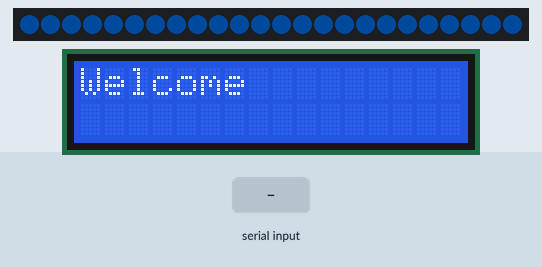
Bench run of a sketch on a simulated Arduino Leonardo, built with avr-gcc and run on an emulated ATmega32U4. Parts: 24 RGB LEDs in strip order, left to right, 16×2 character LCD. The inputs (shaded band) are chosen by the test bench. Dim RGB values are drawn brighter than linear; what the sketch prints to the serial monitor is not drawn.

Above: at 1.3 s.
1.4 s: "c \n" received over Serial
At 3.2 s:
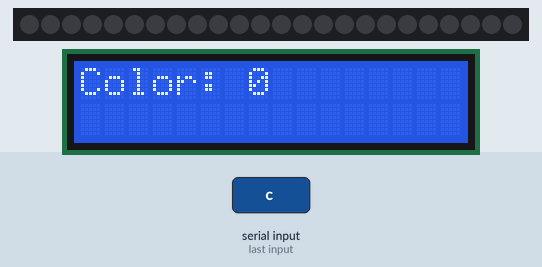
3.6 s: "b+\n" received over Serial
At 4.1 s:
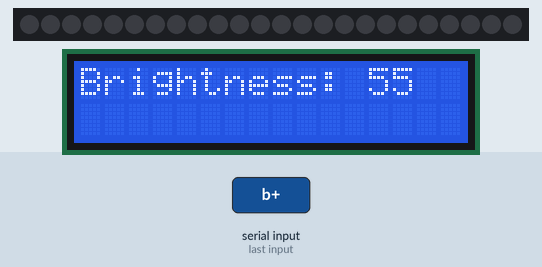
5.1 s: "s+\n" received over Serial
At 6.3 s:
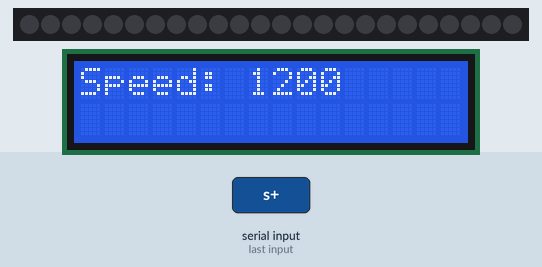
6.6 s: "m \n" received over Serial
At 7.5 s:
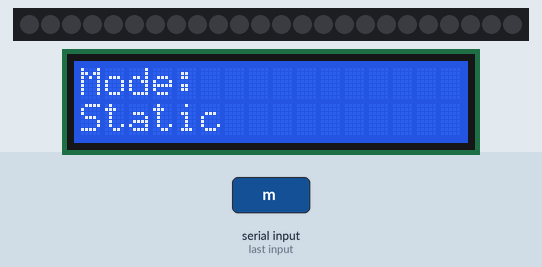
8.1 s: "b-\n" received over Serial
At 8.7 s:
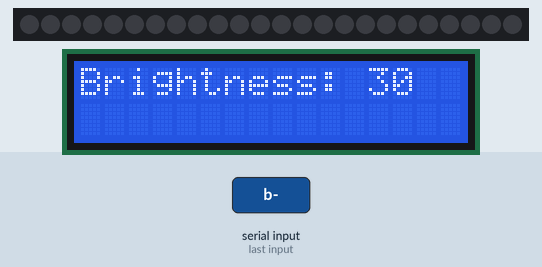
9.6 s: "b \n" received over Serial
At 11.0 s:
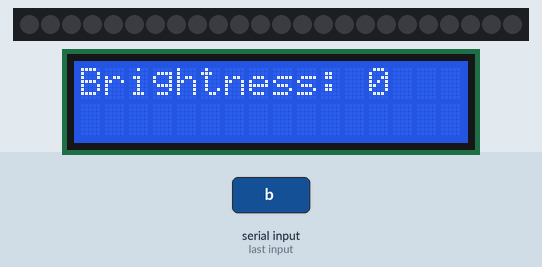
Timing chart, 0 to 12.1 s (numbered marks = the images above; inputs shaded):
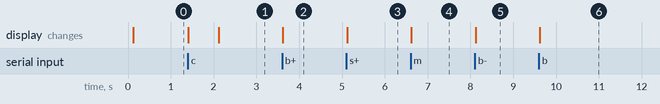

Measured:
- after the input at 1.4 s, the display: first changes at once (image 1 shows a later state)
- after the input at 3.6 s, the display: changes at once (image 2)
- after the input at 5.1 s, the display: changes at once (image 3)
- after the input at 6.6 s, the display: changes at once (image 4)
- after the input at 8.1 s, the display: changes at once (image 5)
- after the input at 9.6 s, the display: changes at once (image 6)

The sketch:

WS2812_bluetooth_LCD.ino
```cpp
#include <LiquidCrystal_I2C.h>
#ifdef __AVR__
  #include <avr/power.h>
#endif

#define REDUCED_MODES // sketch too big for Arduino Leonardo flash, so invoke reduced modes
#include <WS2812FX.h>

#define LED_COUNT 24
#define LED_PIN 13
#define MAX_NUM_CHARS 16 // maximum number of characters read from the Serial Monitor

LiquidCrystal_I2C lcd(0x27,16,2);

// Parameter 1 = number of pixels in strip
// Parameter 2 = Arduino pin number (most are valid)
// Parameter 3 = pixel type flags, add together as needed:
//   NEO_KHZ800  800 KHz bitstream (most NeoPixel products w/WS2812 LEDs)
//   NEO_KHZ400  400 KHz (classic 'v1' (not v2) FLORA pixels, WS2811 drivers)
//   NEO_GRB     Pixels are wired for GRB bitstream (most NeoPixel products)
//   NEO_RGB     Pixels are wired for RGB bitstream (v1 FLORA pixels, not v2)
//   NEO_RGBW    Pixels are wired for RGBW bitstream (NeoPixel RGBW products)
WS2812FX ws2812fx = WS2812FX(LED_COUNT, LED_PIN, NEO_GRB + NEO_KHZ800);

char cmd[MAX_NUM_CHARS];       // char[] to store incoming serial commands
boolean cmd_complete = false;  // whether the command string is complete

void setup() {
  Serial.begin(9600);
  ws2812fx.init();
  ws2812fx.setBrightness(30);
  ws2812fx.setSpeed(1000);
  ws2812fx.setColor(0x007BFF);
  ws2812fx.setMode(FX_MODE_STATIC);
  ws2812fx.start();
  Serial.println("Connected to Arduino...");

  lcd.init();
  lcd.backlight();
  lcd.clear();
  lcd.setCursor(0, 0);
  lcd.print("Welcome");

  printModes();
  printUsage();
}

void loop() {
  ws2812fx.service();

  recvChar(); // read serial comm

  if(cmd_complete) {
    process_command();
  }
}

/*
 * Checks received command and calls corresponding functions.
 */
void process_command() {
  if (strcmp(cmd,"b+") == 0) {
    ws2812fx.increaseBrightness(25);
    Serial.print(F("Increased brightness by 25 to: "));
    Serial.println(ws2812fx.getBrightness());
    lcd.clear();
    lcd.setCursor(0,0);
    lcd.print("Brightness: ");
    lcd.print(ws2812fx.getBrightness());
  }

  if (strcmp(cmd,"b-") == 0) {
    ws2812fx.decreaseBrightness(25);
    Serial.print(F("Decreased brightness by 25 to: "));
    Serial.println(ws2812fx.getBrightness());
    lcd.clear();
    lcd.setCursor(0,0);
    lcd.print("Brightness: ");
    lcd.print(ws2812fx.getBrightness());
  }

  if (strncmp(cmd,"b ",2) == 0) {
    uint8_t b = (uint8_t)atoi(cmd + 2);
    ws2812fx.setBrightness(b);
    Serial.print(F("Set brightness to: "));
    Serial.println(ws2812fx.getBrightness());
    lcd.clear();
    lcd.setCursor(0,0);
    lcd.print("Brightness: ");
    lcd.print(ws2812fx.getBrightness());
  }

  if (strcmp(cmd,"s+") == 0) {
    ws2812fx.setSpeed(ws2812fx.getSpeed() * 1.2);
    Serial.print(F("Increased speed by 20% to: "));
    Serial.println(ws2812fx.getSpeed());
    lcd.clear();
    lcd.setCursor(0,0);
    lcd.print("Speed: ");
    lcd.print(ws2812fx.getSpeed());
  }

  if (strcmp(cmd,"s-") == 0) {
    ws2812fx.setSpeed(ws2812fx.getSpeed() * 0.8);
    Serial.print(F("Decreased speed by 20% to: "));
    Serial.println(ws2812fx.getSpeed());
    lcd.clear();
    lcd.setCursor(0,0);
    lcd.print("Speed: ");
    lcd.print(ws2812fx.getSpeed());
  }

  if (strncmp(cmd,"s ",2) == 0) {
    uint16_t s = (uint16_t)atoi(cmd + 2);
    ws2812fx.setSpeed(s);
    Serial.print(F("Set speed to: "));
    Serial.println(ws2812fx.getSpeed());
    lcd.clear();
    lcd.setCursor(0,0);
    lcd.print("Speed: ");
    lcd.print(ws2812fx.getSpeed());
  }

  if (strncmp(cmd,"m ",2) == 0) {
    uint8_t m = (uint8_t)atoi(cmd + 2);
    ws2812fx.setMode(m);
    Serial.print(F("Set mode to: "));
    Serial.print(ws2812fx.getMode());
    Serial.print(" - ");
    Serial.println(ws2812fx.getModeName(ws2812fx.getMode()));
    lcd.clear();
    lcd.setCursor(0,0);
    lcd.print("Mode: ");
    lcd.setCursor(0,1);
    lcd.print(ws2812fx.getModeName(ws2812fx.getMode()));
  }

  if (strncmp(cmd,"c ",2) == 0) {
    uint32_t c = (uint32_t)strtoul(cmd + 2, NULL, 16);
    ws2812fx.setColor(c);
    Serial.print(F("Set color to: 0x"));
    Serial.println(ws2812fx.getColor(), HEX);
    lcd.clear();
    lcd.setCursor(0,0);
    lcd.print("Color: ");
    lcd.print(ws2812fx.getColor(), HEX);
  }

  cmd[0] = '\0';         // reset the commandstring
  cmd_complete = false;  // reset command complete
}

/*
 * Prints a usage menu.
 */
const char usageText[] PROGMEM = R"=====(
Usage:
m <n> : select mode <n>

b+    : increase brightness
b-    : decrease brightness
b <n> : set brightness to <n>

s+    : increase speed
s-    : decrease speed
s <n> : set speed to <n>

c 0x007BFF : set color to 0x007BFF

Have a nice day.
~~~~~~~~~~~~~~~~~~~~~~~~~~~~~~~~~~~~~~
)=====";

void printUsage() {
  Serial.println((const __FlashStringHelper *)usageText);
}


/*
 * Prints all available WS2812FX blinken modes.
 */
void printModes() {
  Serial.println(F("Supporting the following modes: "));
  Serial.println();
  for(int i=0; i < ws2812fx.getModeCount(); i++) {
    Serial.print(i);
    Serial.print(F("\t"));
    Serial.println(ws2812fx.getModeName(i));
  }
  Serial.println();
}


/*
 * Reads new input from serial to cmd string. Command is completed on \n
 */
void recvChar(void) {
  static byte index = 0;
  while (Serial.available() > 0 && cmd_complete == false) {
    char rc = Serial.read();
    if (rc != '\n') {
      if(index < MAX_NUM_CHARS) cmd[index++] = rc;
    } else {
      cmd[index] = '\0'; // terminate the string
      index = 0;
      cmd_complete = true;
      Serial.print("received '"); Serial.print(cmd); Serial.println("'");
    }
  }
}
```
